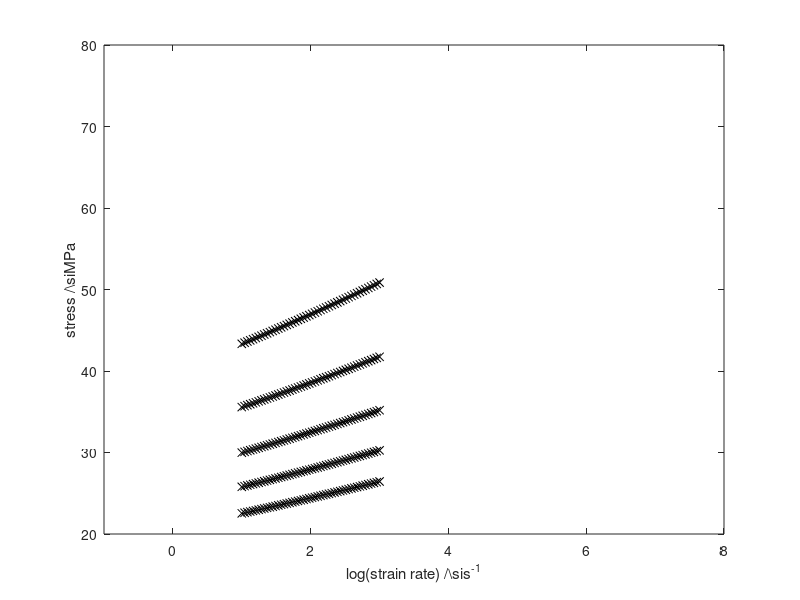

MATLAB code for this plot: (Note: this script raises an error after producing the figure.)
% Testing of constitutive laws
close all
% Power-law parameters
m = 0.08;
l = -1.28;

% Isothermal
T0 = 300;
Tref = [300 350 400 450 500]/T0;
logg = linspace(1,3,50)';
s0 = 4*1e7;
for i = 1:length(Tref)
%     % Data from power law model (stress,strain-rate)
%     powerlaw_data = [s (1/m)*log(s)-(l/m)*log(Tref(i))];
%     % Least-squares fit
%     fitmat = [powerlaw_data(:,1) ones(size(powerlaw_data(:,1)))];
%     exp_param = (fitmat'*fitmat)\(fitmat'*powerlaw_data(:,2));
%     beta2 = eps*exp_param(1);

    % Data from power law model (stress,strain-rate)
    powerlaw_data = [logg Tref(i)^l*exp(logg).^m];
    % Least-squares fit
    fitmat = [powerlaw_data(:,1) ones(size(powerlaw_data(:,1)))];
    exp_param = (fitmat'*fitmat)\(fitmat'*powerlaw_data(:,2));
    beta2 = eps*(1/exp_param(1));


        
    figure(200)
    hold on
    plot(powerlaw_data(:,1),powerlaw_data(:,2)*s0*1e-6,'kx',logg,(exp_param(1)*logg + exp_param(2))*s0*1e-6,'k-')
    pause
    beta2vec(:,i) = [beta2 powerlaw_data(1,2)];
end
xlabel('log(strain rate) /\si{s^{-1}}')
ylabel('stress /\si{MPa}')
xlim([-1 8])
ylim([20 80])
box on
set(0,'defaulttextinterpreter','none');
cleanfigure
matlab2tikz('isotherm.tikz', 'showInfo', false, ...
    'parseStrings',false,'standalone', false, ...
    'height', '\figureheight', 'width','\figurewidth');

% Fixed strain-rate
gammaref = [0.1 1 10 100 1000];
T = linspace(1,5/3,50)';
s0 = 4*1e7;
for i = 1:length(gammaref)
    % Data from power law model (stress,strain-rate)
    powerlaw_data = [T T.^l*gammaref(i)^m];
    % Least-squares fit
    fitmat = [powerlaw_data(:,1) ones(size(powerlaw_data(:,1)))];
    exp_param = (fitmat'*fitmat)\(fitmat'*powerlaw_data(:,2));
    beta1 = -beta2*exp_param(1);
    
    figure(300)
    hold on
    plot(powerlaw_data(:,1)*T0,powerlaw_data(:,2)*s0*1e-6,'kx',T*T0,(exp_param(1)*T+exp_param(2))*s0*1e-6,'k-')
    pause
    beta1vec(:,i) = [beta1 powerlaw_data(1,2)*s0*1e-6];
end
xlabel('Temperature /K')
ylabel('stress /MPa')
xlim([250 500])
ylim([20 80])
box on
set(0,'defaulttextinterpreter','none');
cleanfigure
matlab2tikz('constant_strainrate.tikz', 'showInfo', false, ...
    'parseStrings',false,'standalone', false, ...
    'height', '\figureheight', 'width','\figurewidth');
beta1vec
beta2vec

%%
% Comparison of strain rate

% Power law stress (no strain-hardening)
m = 0.08;
l = -1.28;

gdot_pow = @(s,T) s.^(1/m).*T.^(-l/m);

% Exponential plastic strain rate (no strain-hardening)
eps = 1e-2;
Tp = 1.01;
sp = 1.01;
gdot0 = eps^(1/2)*sp^(1/m)*Tp^(-l/m);
beta1 = 0.09;
beta2 = 0.198;

gdot_exp = @(s,T) gdot0*eps^(-1/2)*exp(-(1/eps)*(beta1*(Tp - T) + beta2*(sp-s)));

% Isothermal
s = linspace(0.1,1.1,50)';
T = 500/T0;

figure(1)
hold on
plot(gdot_exp(s,T)*1e10,s*s0*1e-6,'ro')
plot(gdot_pow(s,T)*1e10,s*s0*1e-6,'bx')
xlabel('strain rate /s')
ylabel('stress /MPa')
xlim([0 2]*1e10)
ylim([0 max(s)]*s0*1e-6)

% Difference surface
s = linspace(0.5,1.5,100)';
T = linspace(1,500/T0,100);
[smat,Tmat] = meshgrid(s,T);
figure(2)
levels = [-3 -2 -1 0 1 2];
contour(smat*s0*1e-6,Tmat*T0,log10(abs(gdot_exp(smat,Tmat) - gdot_pow(smat,Tmat))),levels)
colormap gray
xlabel('stress /\si{MPa}')
ylabel('temperature /\si{K}')
zlim([0 1])
set(0,'defaulttextinterpreter','none');
cleanfigure
matlab2tikz('diff_nohardening.tikz', 'showInfo', false, ...
    'parseStrings',false,'standalone', false, ...
    'height', '\figureheight', 'width','\figurewidth');
contour(smat*s0*1e-6,Tmat*T0,log10(abs(gdot_exp(smat,Tmat) - gdot_pow(smat,Tmat))),levels,'Showtext','on')

%%

%%%%%%%%%%%%%%%%%%%%%%%  Strain-hardening  %%%%%%%%%%%%%%%%%%%%%%%%%%%%%%%%
m = 0.08;
l = -1.28;
n = 0.32;
eps = 1e-2;
Tp = 1.01;
sp = 1.01;
gdot0 = eps^(1/2)*sp^(1/m)*Tp^(-l/m);
beta1 = 0.19;
beta2 = 0.19;


% Isothermal (range) & constant strain rate
T0 = 300;
s0 = 4*1e7;

Tref = [300 350 400 450 500]/T0;
gdot = 1;

g = linspace(0.05,0.3,50)';
for i = 1:length(Tref)
    % Data from power law model (stress,strain-rate)
    powerlaw_data = [g gdot^m*Tref(i)^l*g.^n];
    % Least-squares fit
    fitmat = [powerlaw_data(:,1) ones(size(powerlaw_data(:,1)))];
    exp_param = (fitmat'*fitmat)\(fitmat'*powerlaw_data(:,2));
    beta3 = -beta2*exp_param(1);
    
    figure(400)
    hold on
    plot(powerlaw_data(:,1),powerlaw_data(:,2)*s0*1e-6,'kx',g,(exp_param(1)*g+exp_param(2))*s0*1e-6,'k-')
    pause
    beta3vec1(:,i) = [beta3 powerlaw_data(end,2)*s0*1e-6];
end
xlabel('strain')
ylabel('stress /MPa')
xlim([min(g) max(g)*1.2])
ylim([5 30])
box on
set(0,'defaulttextinterpreter','none');
cleanfigure
matlab2tikz('isotherm_hardening', 'showInfo', false, ...
    'parseStrings',false,'standalone', false, ...
    'height', '\figureheight', 'width','\figurewidth');

% Isothermal & constant strain rate (range)
T0 = 300;
s0 = 4*1e7;

Tref = 500/T0;
gdot = [0.1 1 10 100 1000];

g = linspace(0.05,0.3,50)';
for i = 1:length(gdot)
    % Data from power law model (stress,strain-rate)
    powerlaw_data = [g gdot(i)^m*Tref^l*g.^n];
    % Least-squares fit
    fitmat = [powerlaw_data(:,1) ones(size(powerlaw_data(:,1)))];
    exp_param = (fitmat'*fitmat)\(fitmat'*powerlaw_data(:,2));
    beta3 = -beta2*exp_param(1);
    
    figure(500)
    hold on
    plot(powerlaw_data(:,1),powerlaw_data(:,2)*s0*1e-6,'kx',g,(exp_param(1)*g+exp_param(2))*s0*1e-6,'k-')
    pause
    beta3vec2(:,i) = [beta3 powerlaw_data(end,2)*s0*1e-6];
end
xlabel('strain')
ylabel('stress /MPa')
xlim([min(g) max(g)*1.2])
ylim([5 30])
box on
set(0,'defaulttextinterpreter','none');
cleanfigure
matlab2tikz('const_strainrate_hardening', 'showInfo', false, ...
    'parseStrings',false,'standalone', false, ...
    'height', '\figureheight', 'width','\figurewidth');

beta3vec1
beta3vec2

%%
% Comparison of strain rate
% Power law stress (no strain-hardening)
m = 0.08;
n = 0.32;
l = -1.28;

s_pow = @(T,g,gdot) gdot.^m.*g.^n.*T.^l;

% Exponential plastic strain rate (no strain-hardening)
eps = 1e-2;
Tp = 1.01;
sp = 1.01;
gp = 1.01;
gdot0 = eps^(1/2)*sp^(1/m)*Tp^(-l/m)*gp^(-n/m);
beta1 = 0.09;
beta2 = 0.198;
beta3 = -0.2;
s_exp = @(T,g,gdot) -(beta3/beta2)*g - (beta1/beta2)*T +...
    (1/beta2)*(beta1*Tp + beta2*sp + beta3*gp) +...
    (eps/beta2)*(log(gdot) - log(gdot0*eps^(-1/2)));


% Fixed strain rate (1) and isotherm range
gdot = 1;
Tref = [1 400/T0 500/T0 600/T0 700/T0];
g = linspace(0.05,0.3,50)';
for i = 1:length(Tref)
    figure(600)
    hold on
    plot(g,s_pow(Tref(i),g,gdot),'k-.',g,s_exp(Tref(i),g,gdot),'k-')
end

    
    
    
    
    
    
